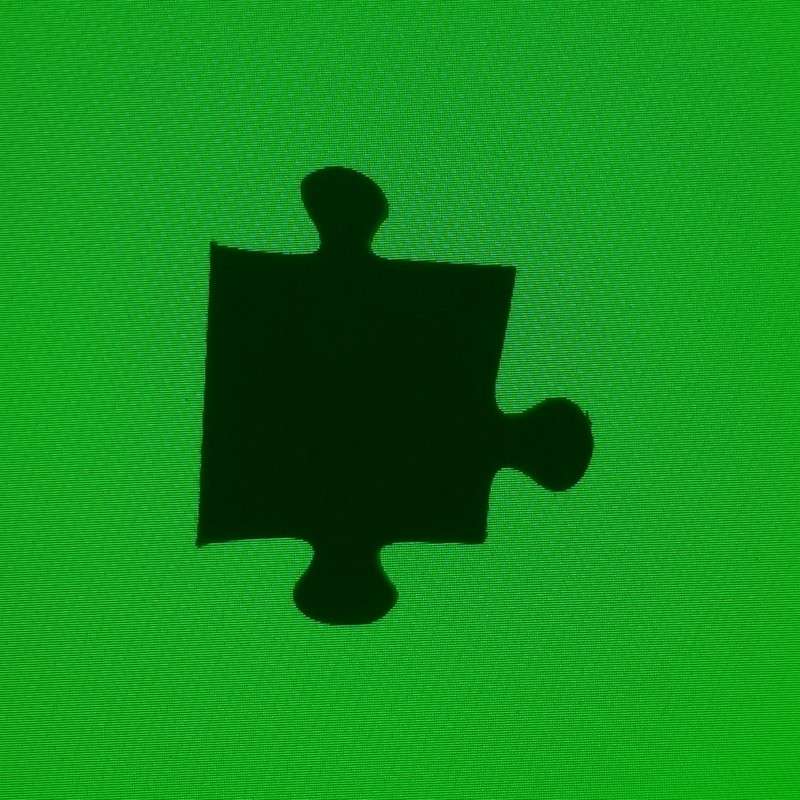
#> input picture imgs/0001.jpg, 800 x 800 px
$ python -i edgeDetector.py   (imports and definitions only)
#> lines starting #> are read from the running program, lines starting #| are printed output that depends on the picture; after the words box and inside, x2 and y2 are one past the last pixel; in counts of white or black regions, pixels touching at a corner belong together
#> further down, picture is the input picture: shape (800, 800, 3); mean B, G, R 28.6, 140.8, 19.4
'''
Detect Edges in an Image and return Approximate Points of detected contour
'''
# pylint: disable=invalid-name
import cv2
import numpy as np

def find_edges(img):
    '''
    This function detect image edges using Gaussion Blur && Canny Edge Detection
    '''
    # blur the image without hurting edges using bilateralFilter
    img = cv2.bilateralFilter(img, 9, 75, 75)
    g = cv2.split(img)[1]
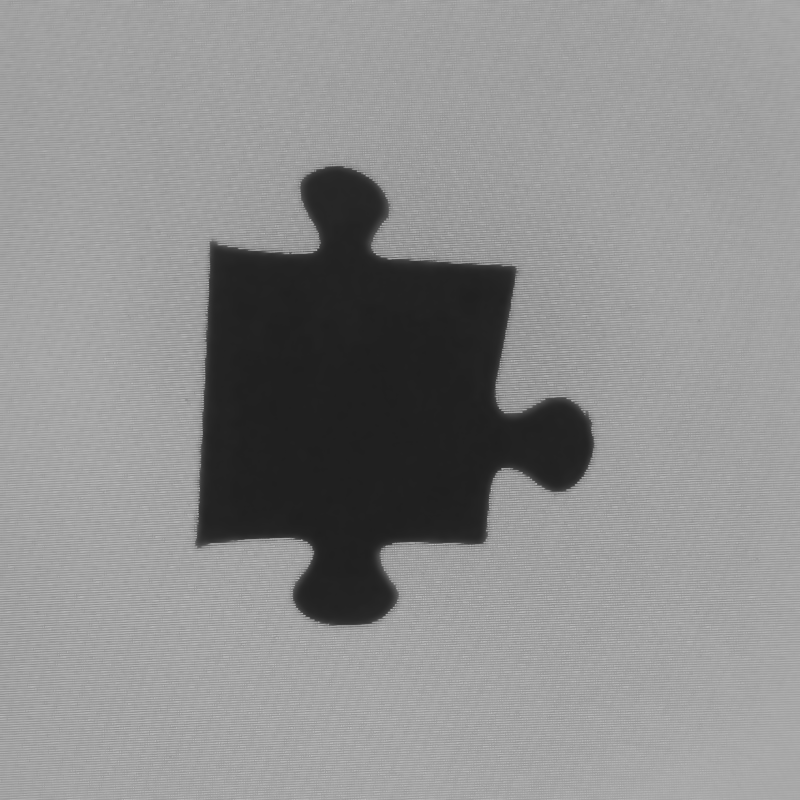
#> g: shape (800, 800); min 31, max 193, mean 140.7
    th = cv2.threshold(g, 0, 255, cv2.THRESH_BINARY + cv2.THRESH_OTSU)[1]
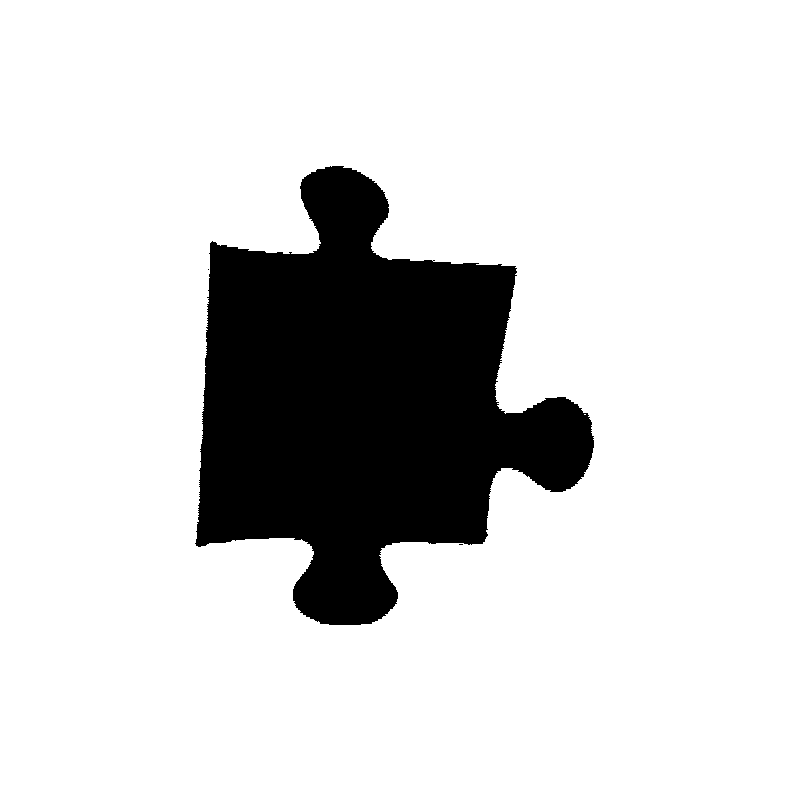
#> th: shape (800, 800); 83.7% white; 3 black regions (2 under 20 px), largest, box (x1, y1, x2, y2) and area: (195, 166, 594, 625) 104288
    opening = cv2.morphologyEx(th, cv2.MORPH_OPEN, np.ones((5, 5), np.uint8))
#> opening: shape (800, 800); 83.7% white; 1 black region, box (x1, y1, x2, y2) and area: (195, 166, 594, 625) 104534
    canny = cv2.Canny(opening, 50, 200)
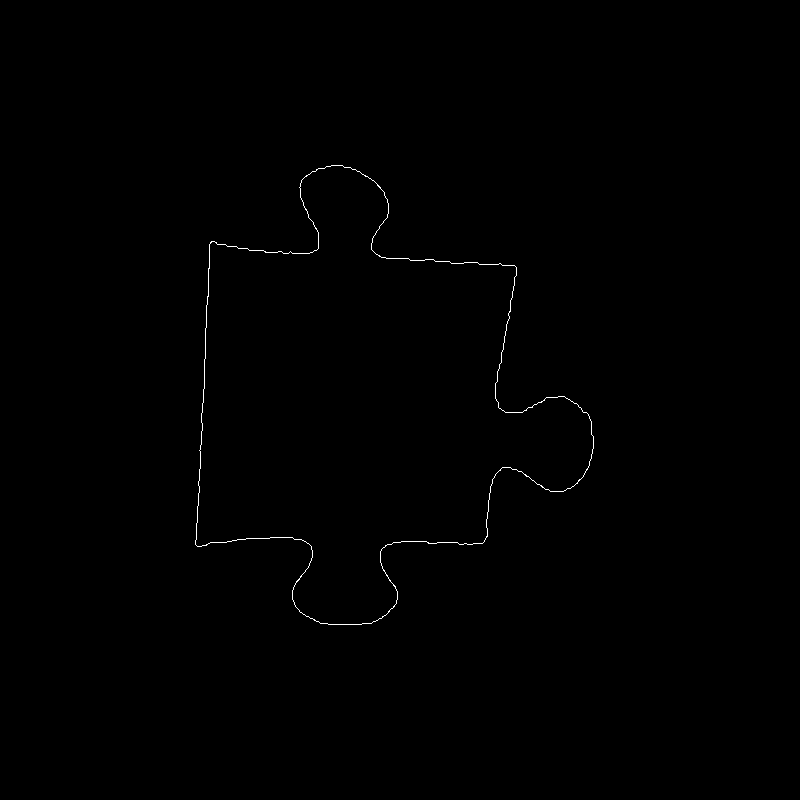
#> canny: shape (800, 800); 0.27% white in thin lines or dots, all inside (x1, y1, x2, y2) = (195, 165, 594, 625)

    # find the contours
    contours = cv2.findContours(canny, cv2.RETR_EXTERNAL, cv2.CHAIN_APPROX_SIMPLE)[0]
#> contours = 1 contour; box (x1, y1, x2, y2) and area: (195, 165, 594, 625) 104600
    count = len(contours)
#> count = 1
    if count > 1:
        print('Bad Sample!')
        return False

    # approximate the contour, kinda helpful
    opening = cv2.cvtColor(opening, cv2.COLOR_GRAY2BGR)
    epsilon = 0.0005 * cv2.arcLength(contours[0], True)
#> epsilon = 0.911
    approx = cv2.approxPolyDP(contours[0], epsilon, True)
#> approx = contour of 166 points, box (x1, y1, x2, y2) (195, 165, 594, 625), area 104631
    print('%d points approximated!'%len(approx))
#| 166 points approximated!
    return approx

>>> import cv2
>>> picture = cv2.imread('imgs/0001.jpg')
>>> result = find_edges(picture)
#> result has the same summary as approx in find_edges

$ run again, on imgs/0002.jpg
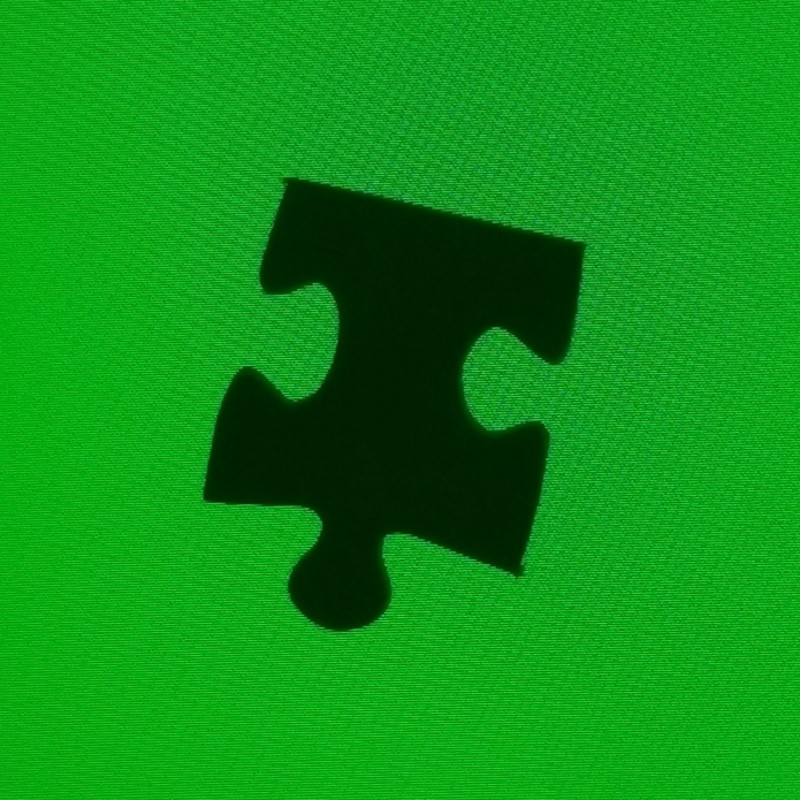
#> input picture imgs/0002.jpg, 800 x 800 px
#> picture is the input picture: shape (800, 800, 3); mean B, G, R 23.3, 145.6, 13.1
#> in find_edges, `th = cv2.threshold(g, 0, 255, cv2.THRESH_BINARY + cv2.THRESH_OTSU)[1]`:
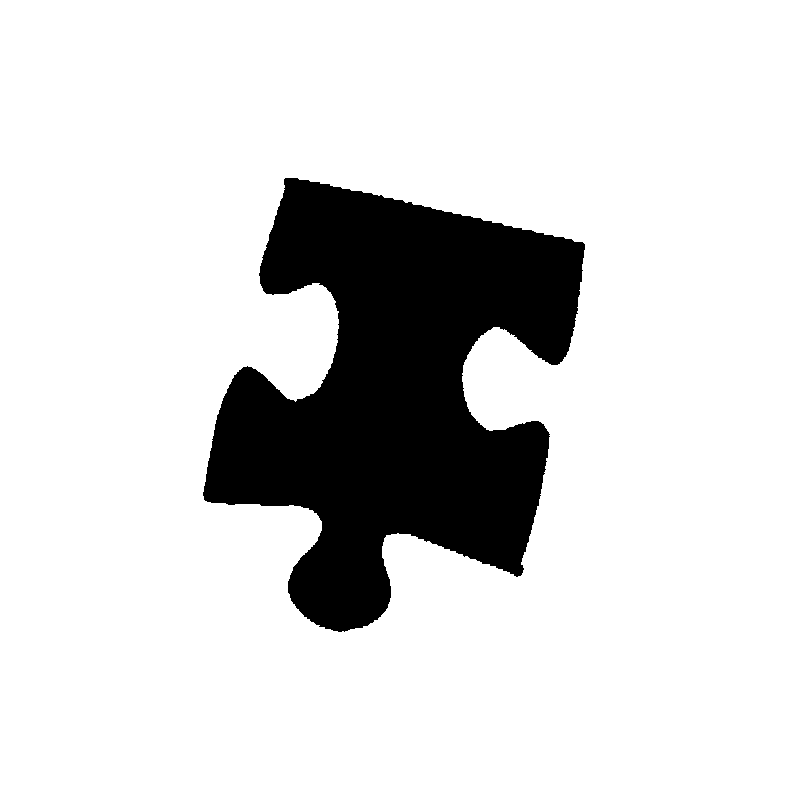
#> th: shape (800, 800); 84.7% white; 1 black region, box (x1, y1, x2, y2) and area: (203, 178, 585, 632) 97885
#> in find_edges, `canny = cv2.Canny(opening, 50, 200)`:
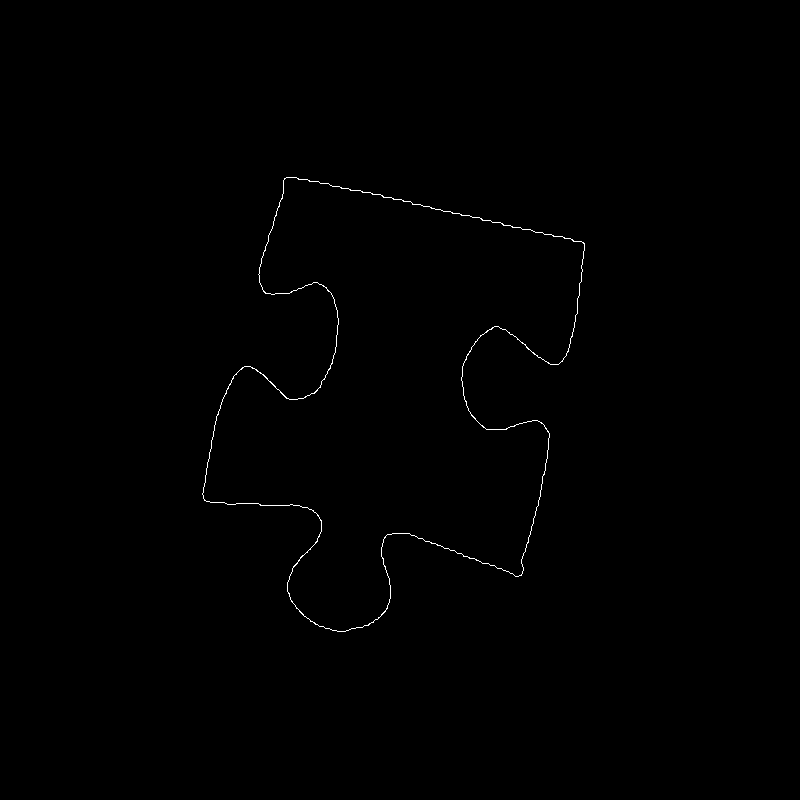
#> canny: shape (800, 800); 0.3% white in thin lines or dots, all inside (x1, y1, x2, y2) = (202, 177, 585, 632)
#> contours = 1 contour; box (x1, y1, x2, y2) and area: (202, 177, 585, 632) 98019
#> count = 1
#> epsilon = 1.02
#> approx = contour of 184 points, box (x1, y1, x2, y2) (202, 177, 585, 632), area 98048
#| 184 points approximated!
#> result has the same summary as approx in find_edges

$ run again, on imgs/0003.jpg
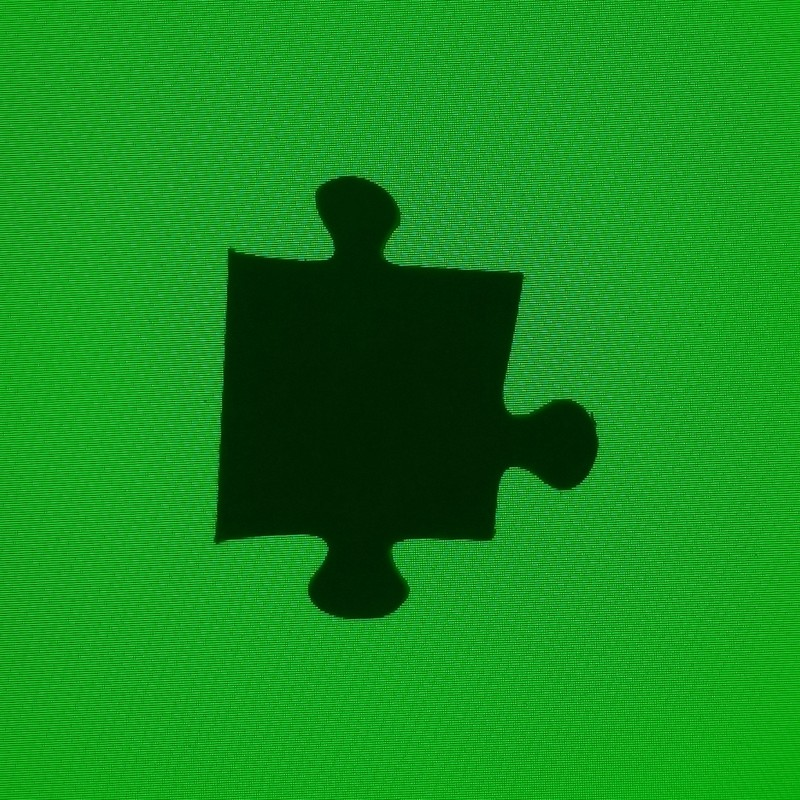
#> input picture imgs/0003.jpg, 800 x 800 px
#> picture is the input picture: shape (800, 800, 3); mean B, G, R 29.7, 142.7, 22.1
#> in find_edges, `th = cv2.threshold(g, 0, 255, cv2.THRESH_BINARY + cv2.THRESH_OTSU)[1]`:
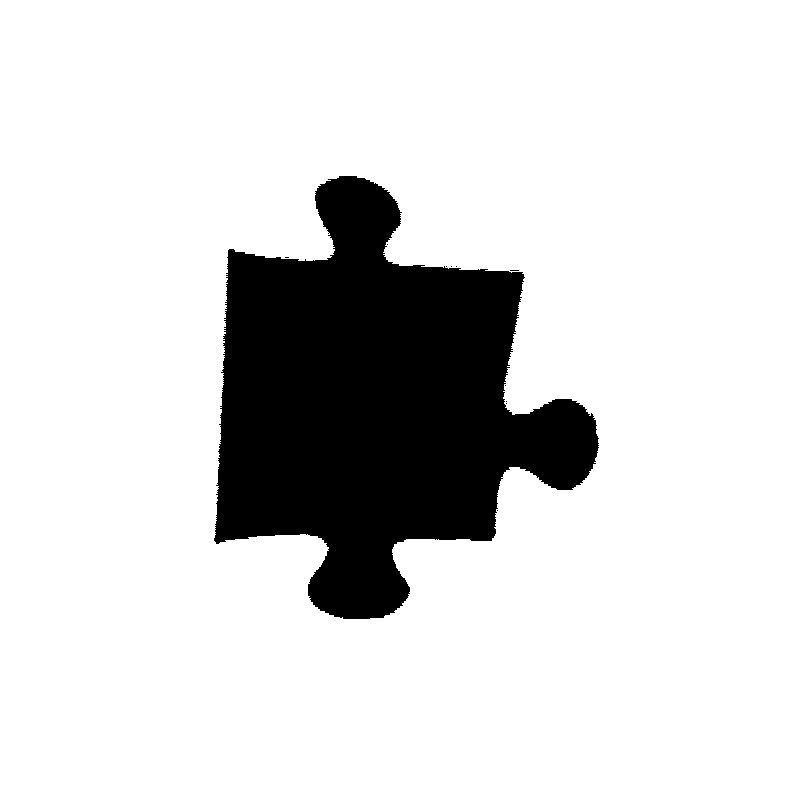
#> th: shape (800, 800); 84.8% white; 11 black regions (10 under 20 px), largest, box (x1, y1, x2, y2) and area: (214, 176, 599, 619) 97303
#> in find_edges, `canny = cv2.Canny(opening, 50, 200)`:
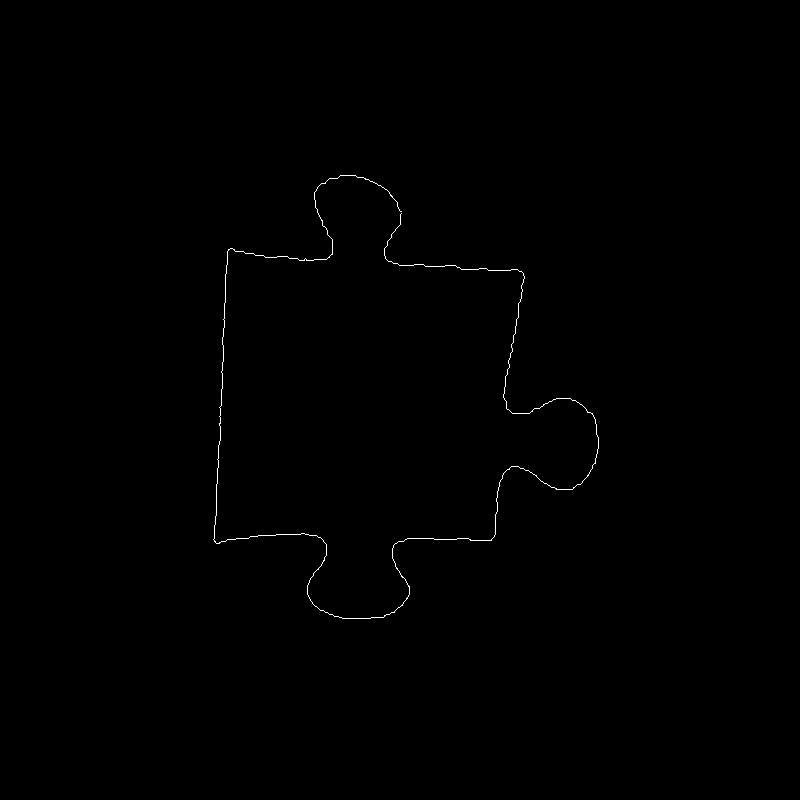
#> canny: shape (800, 800); 0.25% white in thin lines or dots, all inside (x1, y1, x2, y2) = (213, 175, 599, 619)
#> contours = 1 contour; box (x1, y1, x2, y2) and area: (213, 175, 599, 619) 26
#> count = 1
#> epsilon = 1.77
#> approx = contour of 167 points, box (x1, y1, x2, y2) (213, 175, 599, 619), area 32
#| 167 points approximated!
#> result has the same summary as approx in find_edges

$ run again, on imgs/0004.jpg
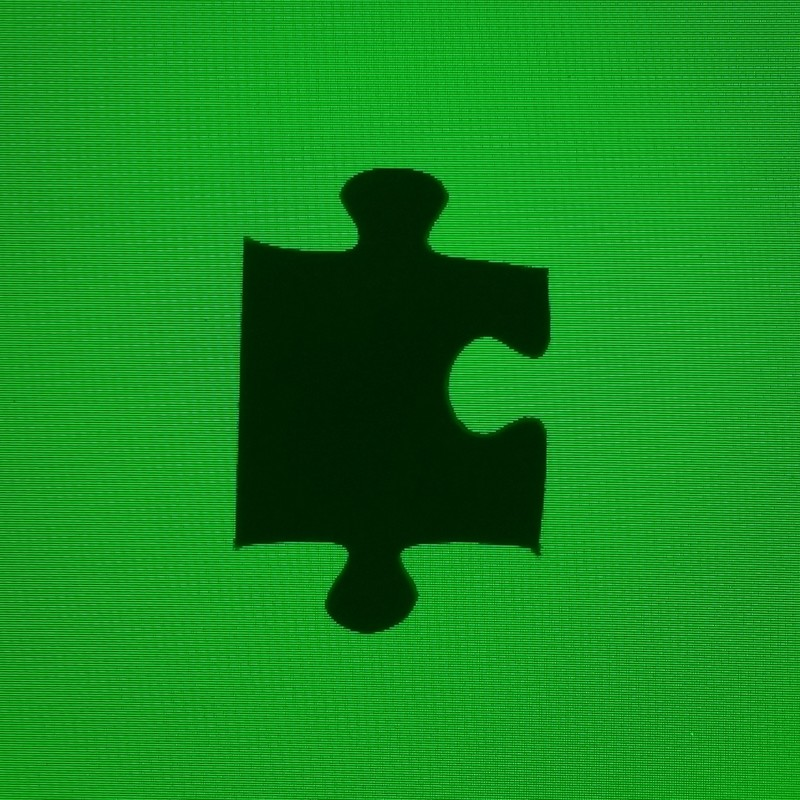
#> input picture imgs/0004.jpg, 800 x 800 px
#> picture is the input picture: shape (800, 800, 3); mean B, G, R 30.7, 140.6, 21.6
#> in find_edges, `th = cv2.threshold(g, 0, 255, cv2.THRESH_BINARY + cv2.THRESH_OTSU)[1]`:
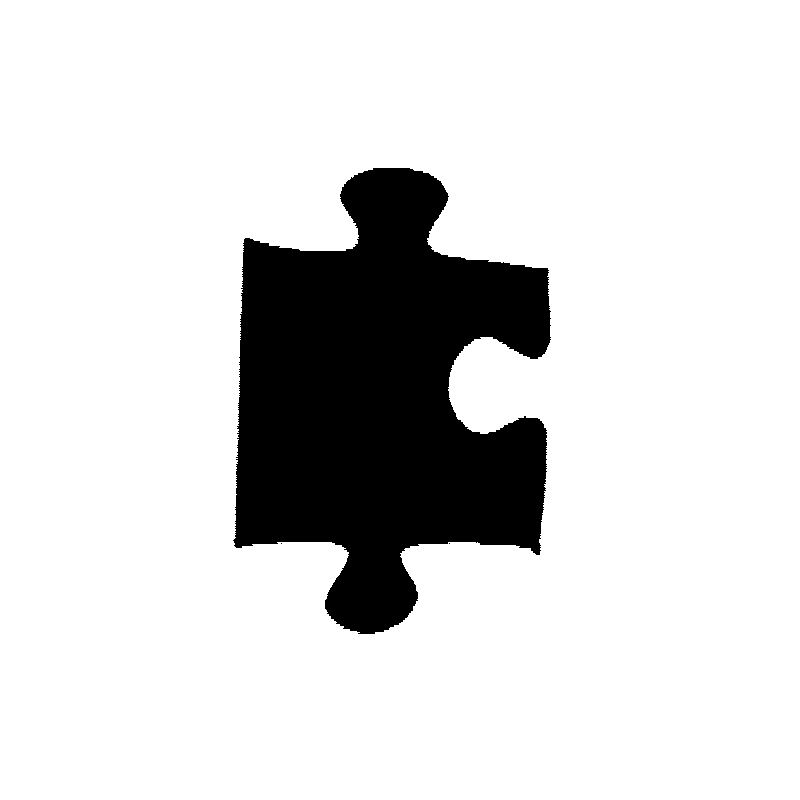
#> th: shape (800, 800); 85.1% white; 3 black regions (2 under 20 px), largest, box (x1, y1, x2, y2) and area: (233, 168, 551, 634) 95410
#> in find_edges, `canny = cv2.Canny(opening, 50, 200)`:
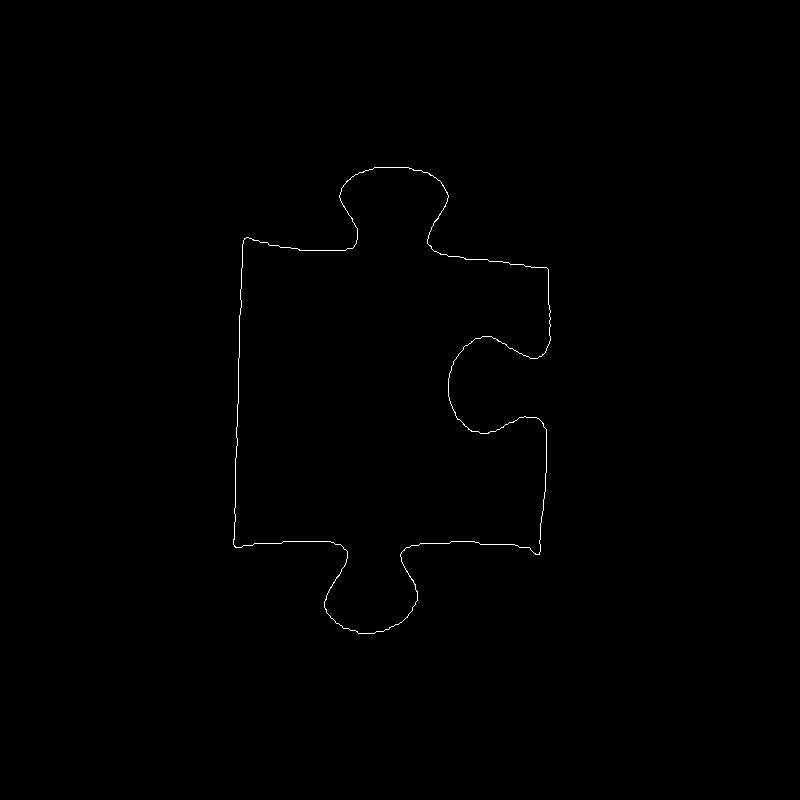
#> canny: shape (800, 800); 0.27% white in thin lines or dots, all inside (x1, y1, x2, y2) = (233, 167, 551, 634)
#> contours = 1 contour; box (x1, y1, x2, y2) and area: (233, 167, 551, 634) 95758
#> count = 1
#> epsilon = 0.922
#> approx = contour of 171 points, box (x1, y1, x2, y2) (233, 167, 551, 634), area 95760
#| 171 points approximated!
#> result has the same summary as approx in find_edges
